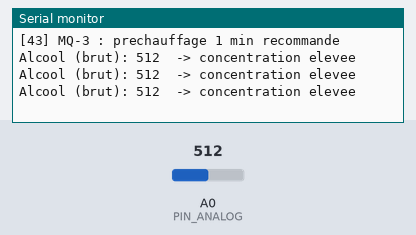
The sketch below on a simulated Arduino Uno, built with avr-gcc and run on an emulated ATmega328P. Parts: the last lines printed to the serial monitor. The test bench sets the inputs (shaded band); at power-on: A0 (PIN_ANALOG) = 512.

Above: at 1.3 s.
1.4 s: A0 (PIN_ANALOG) set to 485
At 1.9 s:
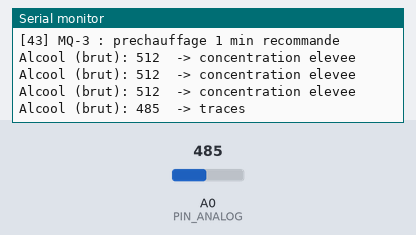
3.5 s: A0 (PIN_ANALOG) set to 213
At 3.9 s:
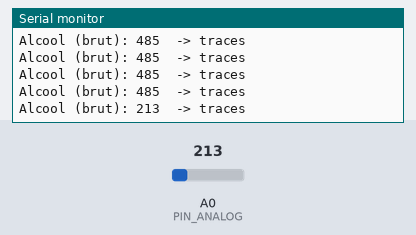
5.0 s: A0 (PIN_ANALOG) set to 185
At 5.4 s:
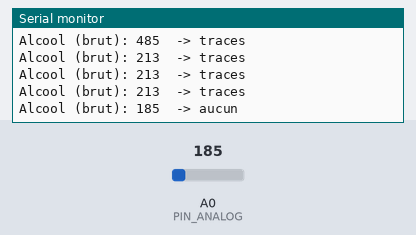
10.0 s: A0 (PIN_ANALOG) set to 988
At 10.4 s:
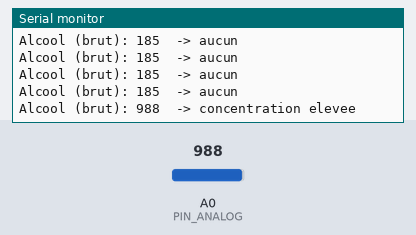
13.0 s: A0 (PIN_ANALOG) set to 1014
At 13.4 s:
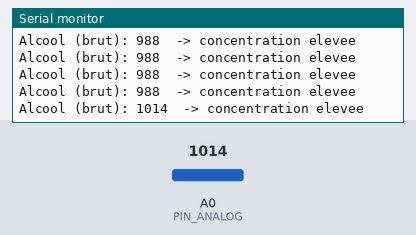
Timing chart, 0 to 16.0 s (numbered marks = the images above; inputs shaded):
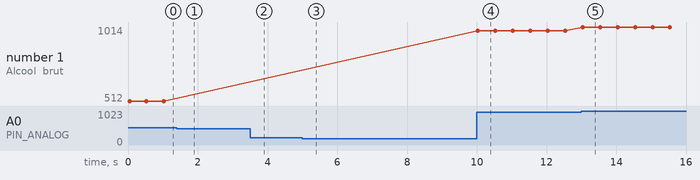

The sketch:

43_MQ-3_Alcool.ino
```cpp
/*
 * =====================================================================
 *  Arduino Lab Nexus v6.1.0 STABLE  -  MQ-3 Alcool
 * =====================================================================
 *  Explication : Mesure un taux relatif de vapeur d'alcool avec un capteur MQ-3 (usage pédagogique uniquement).
 *  Carte       : Arduino UNO / Nano (ATmega328P) - compatible Mega
 *  Moniteur    : 9600 bauds
 *
 *  Câblage :
 *   Arduino 5V     -> MQ-3 VCC
 *   Arduino GND    -> MQ-3 GND
 *   Arduino A0     -> MQ-3 AO
 *   Arduino D2     -> MQ-3 DO
 *
 *  Bibliothèques requises (arduino-cli lib install "...") : aucune
 * =====================================================================
 */
// @libs:

// Broches et seuils (valeurs indicatives, à ajuster)
const uint8_t PIN_ANALOG = A0;
const uint8_t PIN_NUM    = 2;
const int SEUIL_TRACE    = 200;
const int SEUIL_FORT     = 500;

void setup() {
  pinMode(PIN_NUM, INPUT);
  Serial.begin(9600);
  Serial.println(F("[43] MQ-3 : prechauffage 1 min recommande"));
}

void loop() {
  int valeur = analogRead(PIN_ANALOG);   // valeur relative, pas un taux légal
  Serial.print(F("Alcool (brut): ")); Serial.print(valeur);
  if (valeur < SEUIL_TRACE) Serial.println(F("  -> aucun"));
  else if (valeur < SEUIL_FORT) Serial.println(F("  -> traces"));
  else Serial.println(F("  -> concentration elevee"));
  delay(500);
}
```

Measured:
- the behaviour switches between 500 and 499 on A0 (PIN_ANALOG) (found by bisection; images 0 and 1)
- the behaviour switches between 200 and 199 on A0 (PIN_ANALOG) (found by bisection; images 2 and 3)
- after the input at 1.4 s, the serial monitor: prints a new line after 0.13 s (image 1)
- after the input at 3.5 s, the serial monitor: prints a new line at once (image 2)
- after the input at 5.0 s, the serial monitor: prints a new line at once (image 3)
- after the input at 10.0 s, the serial monitor: prints a new line at once (image 4)
- after the input at 13.0 s, the serial monitor: prints a new line at once (image 5)
- plotted number 1: 512 → 988 after the input at 10.0 s, 988 → 1014 after the input at 13.0 s
